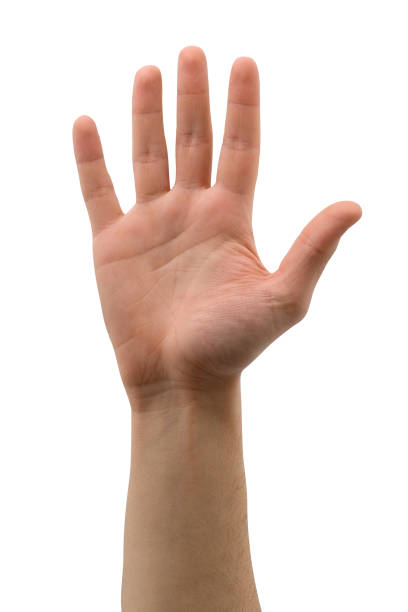
#> input picture data/inputs/mano-abierta.jpg, 408 x 612 px
$ jupyter execute --allow-errors Preprocesamiento.ipynb
#> lines starting #> are read from the running program, lines starting #| are printed output that depends on the picture; after the words box and inside, x2 and y2 are one past the last pixel; in counts of white or black regions, pixels touching at a corner belong together
#> further down, img is the input picture: shape (612, 408, 3); mean B, G, R 206.8, 214.3, 230.4
#> `img_resized = cv2.resize(img, TARGET_SIZE, interpolation=cv2.INTER_AREA)`:
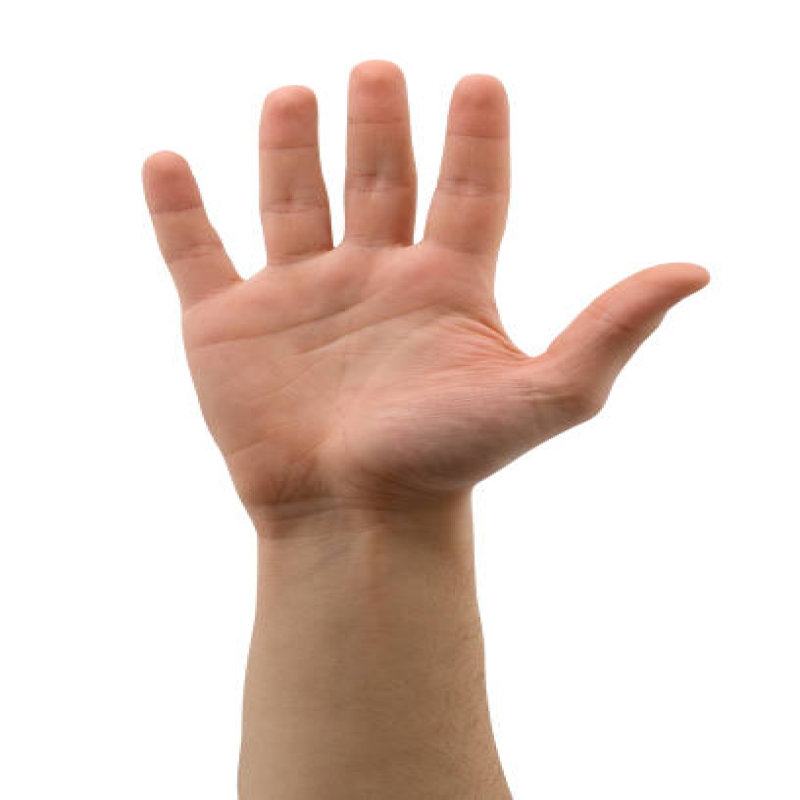
#> img_resized: shape (800, 800, 3); mean B, G, R 206.8, 214.3, 230.3
#> `gray = cv2.cvtColor(img_resized, cv2.COLOR_BGR2GRAY)`:
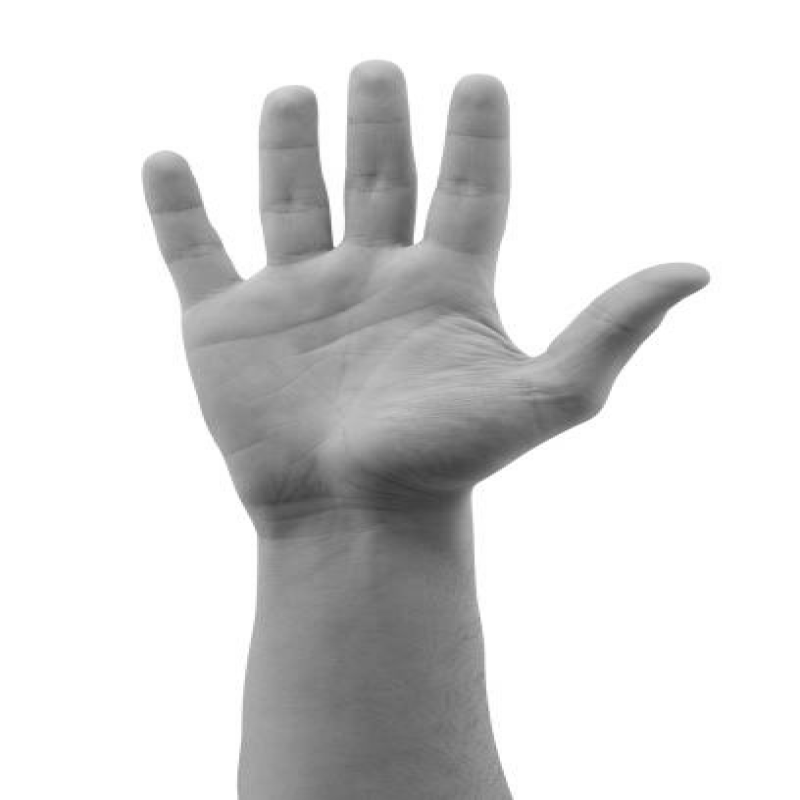
#> gray: shape (800, 800); min 54, max 255, mean 218.2
#> `_, binarizada = cv2.threshold(median, 0, 255, cv2.THRESH_BINARY + cv2...`:
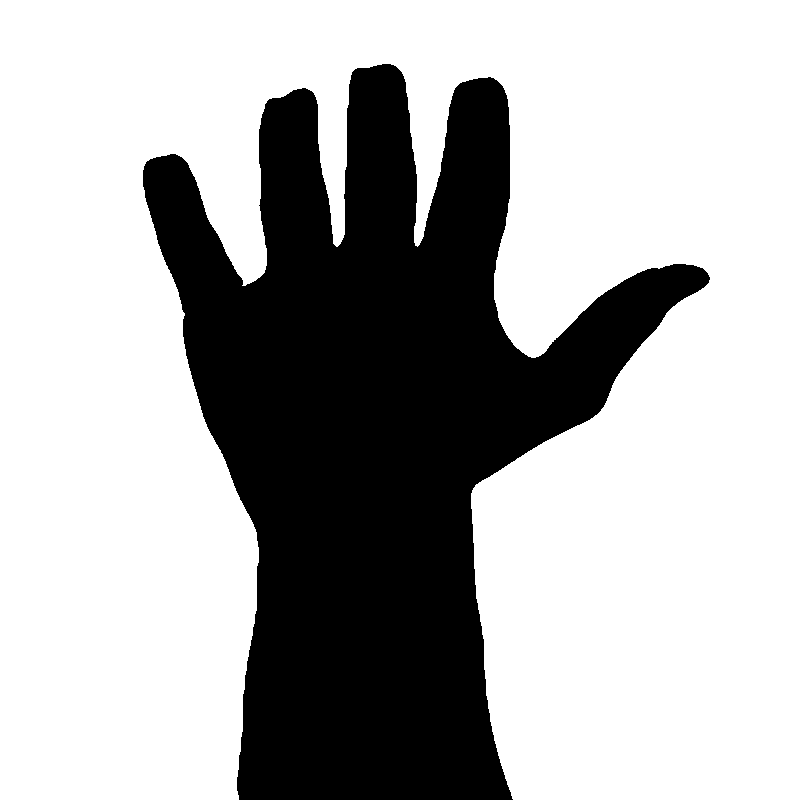
#> binarizada: shape (800, 800); 68.7% white; 1 black region, box (x1, y1, x2, y2) and area: (143, 64, 710, 800) 200581
#> `img_morph = cv2.morphologyEx(binarizada, cv2.MORPH_CLOSE, kernel, iter..`: img_morph: shape (800, 800); 68.7% white; 1 black region, box (x1, y1, x2, y2) and area: (143, 64, 709, 800) 200554
#> `img_morph = cv2.morphologyEx(img_morph, cv2.MORPH_OPEN, kernel, iterat..`: img_morph: shape (800, 800); 68.7% white; 1 black region, box (x1, y1, x2, y2) and area: (143, 64, 709, 800) 200576
#> `edges = cv2.Canny(median, CANNY_THRESH1, CANNY_THRESH2)`:
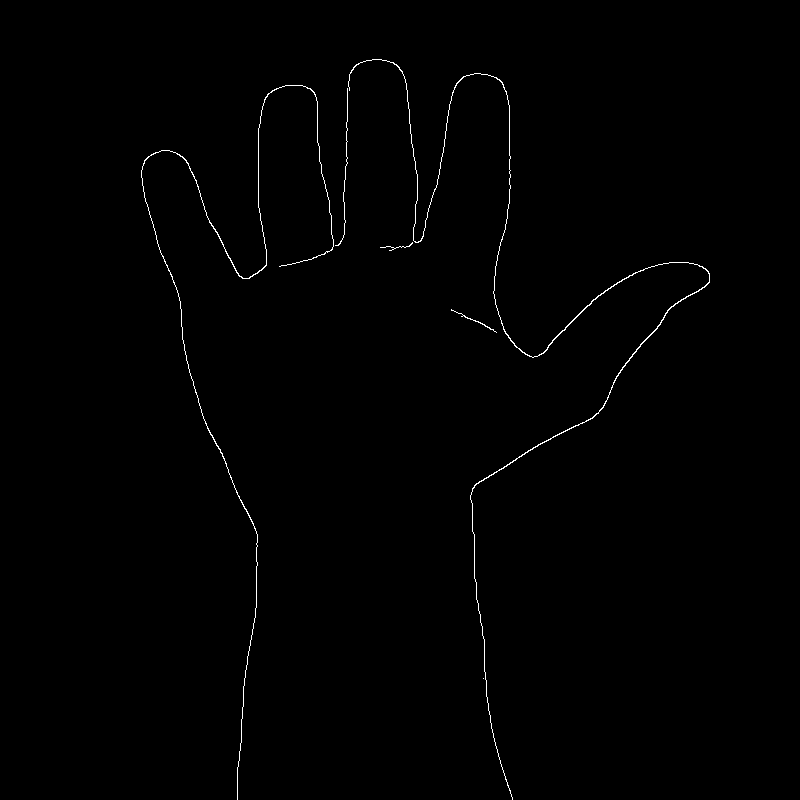
#> edges: shape (800, 800); 0.54% white in thin lines or dots, all inside (x1, y1, x2, y2) = (141, 59, 710, 800)
#> `plt.show()`:
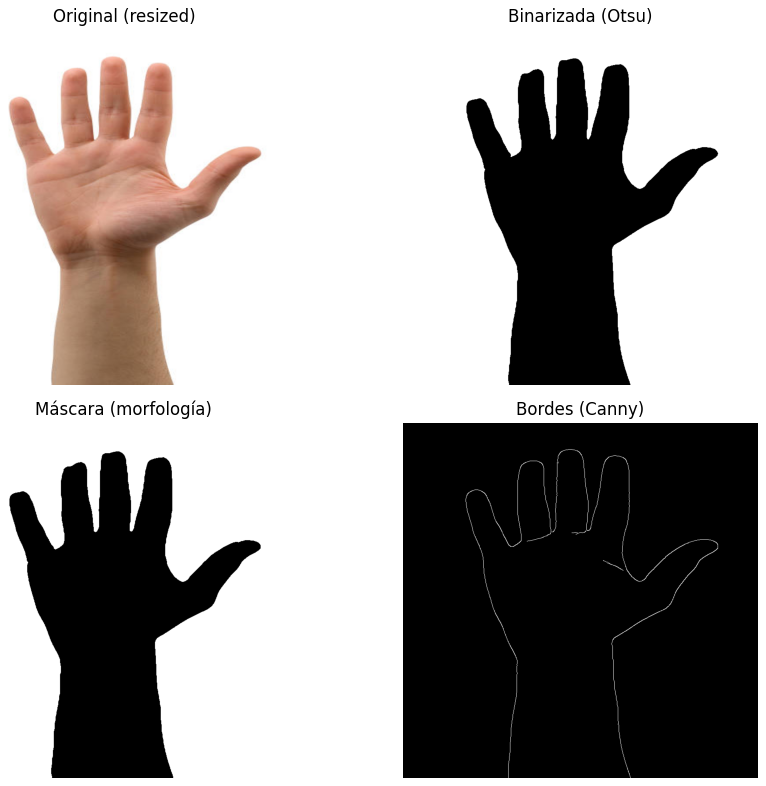
#> figure drawn by matplotlib, 4 panels
# Preprocesamiento de Imagens

[cell 1]
import cv2
import numpy as np
import matplotlib.pyplot as plt
import os

# Parámetros
TARGET_SIZE = (800, 800)   # ambas imágenes quedarán de este tamaño (ancho, alto)
CANNY_THRESH1 = 50
CANNY_THRESH2 = 150
MEDIAN_KSIZE = 7          # debe ser impar >=3
MORPH_KERNEL = (7, 7)

# Rutas y lista
os.makedirs('data/procesadas', exist_ok=True)
imagenes = ['data/inputs/mano-abierta.jpg', 'data/inputs/mano-cerrada.jpg']

#> (the rest of this cell did not finish here and is left out)
